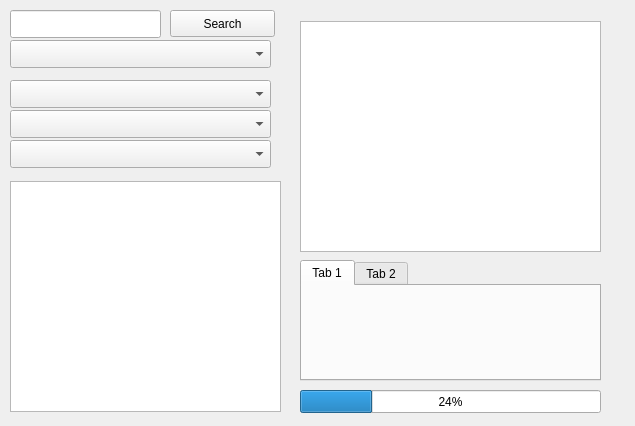
<ui version="4.0" >
 <class>PkManage</class>
 <widget class="QWidget" name="PkManage" >
  <property name="geometry" >
   <rect>
    <x>0</x>
    <y>0</y>
    <width>635</width>
    <height>426</height>
   </rect>
  </property>
  <property name="windowTitle" >
   <string>Form</string>
  </property>
  <widget class="QListView" name="listView" >
   <property name="geometry" >
    <rect>
     <x>300</x>
     <y>21</y>
     <width>301</width>
     <height>231</height>
    </rect>
   </property>
  </widget>
  <widget class="QTabWidget" name="tabWidget" >
   <property name="geometry" >
    <rect>
     <x>300</x>
     <y>260</y>
     <width>301</width>
     <height>121</height>
    </rect>
   </property>
   <widget class="QWidget" name="tab" >
    <attribute name="title" >
     <string>Tab 1</string>
    </attribute>
   </widget>
   <widget class="QWidget" name="tab_2" >
    <attribute name="title" >
     <string>Tab 2</string>
    </attribute>
   </widget>
  </widget>
  <widget class="QListView" name="listView_2" >
   <property name="geometry" >
    <rect>
     <x>10</x>
     <y>181</y>
     <width>271</width>
     <height>231</height>
    </rect>
   </property>
  </widget>
  <widget class="QLineEdit" name="lineEdit" >
   <property name="geometry" >
    <rect>
     <x>10</x>
     <y>10</y>
     <width>151</width>
     <height>28</height>
    </rect>
   </property>
  </widget>
  <widget class="QPushButton" name="pushButton" >
   <property name="geometry" >
    <rect>
     <x>170</x>
     <y>10</y>
     <width>105</width>
     <height>27</height>
    </rect>
   </property>
   <property name="text" >
    <string>Search</string>
   </property>
  </widget>
  <widget class="QComboBox" name="comboBox" >
   <property name="geometry" >
    <rect>
     <x>10</x>
     <y>80</y>
     <width>261</width>
     <height>28</height>
    </rect>
   </property>
  </widget>
  <widget class="QComboBox" name="comboBox_2" >
   <property name="geometry" >
    <rect>
     <x>10</x>
     <y>110</y>
     <width>261</width>
     <height>28</height>
    </rect>
   </property>
  </widget>
  <widget class="QComboBox" name="comboBox_3" >
   <property name="geometry" >
    <rect>
     <x>10</x>
     <y>140</y>
     <width>261</width>
     <height>28</height>
    </rect>
   </property>
  </widget>
  <widget class="QComboBox" name="comboBox_4" >
   <property name="geometry" >
    <rect>
     <x>10</x>
     <y>40</y>
     <width>261</width>
     <height>28</height>
    </rect>
   </property>
  </widget>
  <widget class="QProgressBar" name="progressBar" >
   <property name="geometry" >
    <rect>
     <x>300</x>
     <y>390</y>
     <width>301</width>
     <height>23</height>
    </rect>
   </property>
   <property name="value" >
    <number>24</number>
   </property>
  </widget>
 </widget>
 <resources/>
 <connections/>
</ui>
